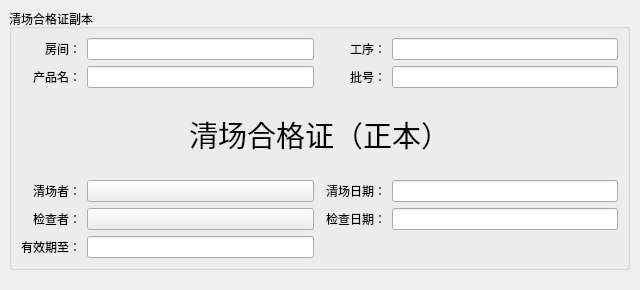
<?xml version="1.0" encoding="UTF-8"?>
<ui version="4.0">
 <class>Form</class>
 <widget class="QWidget" name="Form">
  <property name="geometry">
   <rect>
    <x>0</x>
    <y>0</y>
    <width>640</width>
    <height>290</height>
   </rect>
  </property>
  <property name="windowTitle">
   <string>Form</string>
  </property>
  <widget class="QGroupBox" name="groupBox">
   <property name="geometry">
    <rect>
     <x>9</x>
     <y>9</y>
     <width>621</width>
     <height>261</height>
    </rect>
   </property>
   <property name="title">
    <string>清场合格证副本</string>
   </property>
   <layout class="QGridLayout" name="gridLayout_2">
    <item row="0" column="4">
     <widget class="QLineEdit" name="lineEdit_postname"/>
    </item>
    <item row="0" column="1">
     <widget class="QLineEdit" name="lineEdit_roomname"/>
    </item>
    <item row="4" column="1">
     <widget class="SignButton" name="pushButton_checker">
      <property name="text">
       <string/>
      </property>
     </widget>
    </item>
    <item row="2" column="0" colspan="5">
     <widget class="QLabel" name="label_7">
      <property name="font">
       <font>
        <pointsize>22</pointsize>
       </font>
      </property>
      <property name="text">
       <string>清场合格证（正本）</string>
      </property>
      <property name="alignment">
       <set>Qt::AlignCenter</set>
      </property>
     </widget>
    </item>
    <item row="5" column="1">
     <widget class="QLineEdit" name="lineEdit_validdate"/>
    </item>
    <item row="3" column="0">
     <widget class="QLabel" name="label_8">
      <property name="text">
       <string>清场者：</string>
      </property>
      <property name="alignment">
       <set>Qt::AlignRight|Qt::AlignTrailing|Qt::AlignVCenter</set>
      </property>
     </widget>
    </item>
    <item row="4" column="0">
     <widget class="QLabel" name="label_9">
      <property name="text">
       <string>检查者：</string>
      </property>
      <property name="alignment">
       <set>Qt::AlignRight|Qt::AlignTrailing|Qt::AlignVCenter</set>
      </property>
     </widget>
    </item>
    <item row="1" column="1">
     <widget class="QLineEdit" name="lineEdit_product"/>
    </item>
    <item row="3" column="4">
     <widget class="QLineEdit" name="lineEdit_cleandate"/>
    </item>
    <item row="4" column="4">
     <widget class="QLineEdit" name="lineEdit_checkdate"/>
    </item>
    <item row="3" column="3">
     <widget class="QLabel" name="label_15">
      <property name="text">
       <string>清场日期：</string>
      </property>
      <property name="alignment">
       <set>Qt::AlignRight|Qt::AlignTrailing|Qt::AlignVCenter</set>
      </property>
     </widget>
    </item>
    <item row="3" column="1">
     <widget class="SignButton" name="pushButton_cleaner">
      <property name="text">
       <string/>
      </property>
     </widget>
    </item>
    <item row="0" column="0">
     <widget class="QLabel" name="label">
      <property name="text">
       <string>房间：</string>
      </property>
      <property name="alignment">
       <set>Qt::AlignRight|Qt::AlignTrailing|Qt::AlignVCenter</set>
      </property>
     </widget>
    </item>
    <item row="5" column="0">
     <widget class="QLabel" name="label_10">
      <property name="text">
       <string>有效期至：</string>
      </property>
      <property name="alignment">
       <set>Qt::AlignRight|Qt::AlignTrailing|Qt::AlignVCenter</set>
      </property>
     </widget>
    </item>
    <item row="1" column="0">
     <widget class="QLabel" name="label_3">
      <property name="text">
       <string>产品名：</string>
      </property>
      <property name="alignment">
       <set>Qt::AlignRight|Qt::AlignTrailing|Qt::AlignVCenter</set>
      </property>
     </widget>
    </item>
    <item row="1" column="3">
     <widget class="QLabel" name="label_6">
      <property name="text">
       <string>批号：</string>
      </property>
      <property name="alignment">
       <set>Qt::AlignRight|Qt::AlignTrailing|Qt::AlignVCenter</set>
      </property>
     </widget>
    </item>
    <item row="4" column="3">
     <widget class="QLabel" name="label_14">
      <property name="text">
       <string>检查日期：</string>
      </property>
      <property name="alignment">
       <set>Qt::AlignRight|Qt::AlignTrailing|Qt::AlignVCenter</set>
      </property>
     </widget>
    </item>
    <item row="1" column="4">
     <widget class="QLineEdit" name="lineEdit_batchno"/>
    </item>
    <item row="0" column="3">
     <widget class="QLabel" name="label_4">
      <property name="text">
       <string>工序：</string>
      </property>
      <property name="alignment">
       <set>Qt::AlignRight|Qt::AlignTrailing|Qt::AlignVCenter</set>
      </property>
     </widget>
    </item>
   </layout>
  </widget>
 </widget>
 <customwidgets>
  <customwidget>
   <class>SignButton</class>
   <extends>QPushButton</extends>
   <header>lib.sign.signbutton.h</header>
  </customwidget>
 </customwidgets>
 <resources/>
 <connections/>
</ui>
